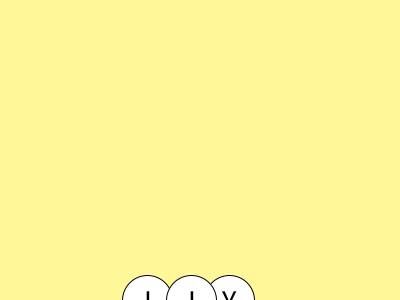
Frame 1 (no input)
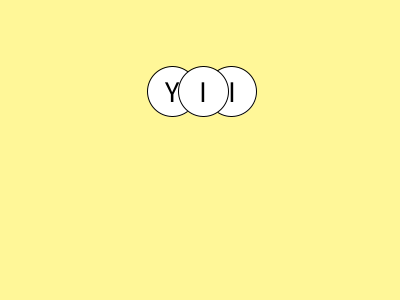
Frame 60 (the mouse pressed at the canvas centre just before this capture)
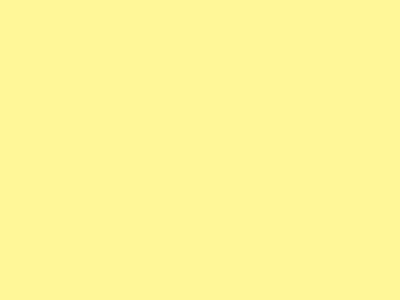
Frame 120 (the mouse held since frame 60 and released just before this capture)

The Processing sketch that drew these frames (run headless with seeded random() and noise(); from frame 60 on, the mouse is pressed at the canvas centre):

// Processing sketch: week08_class_muit_fruit_text_finall
// ── week08_class_muit_fruit_text_finall.pde
Fruit [] fruits; //變成陣列
void setup() {
  size(400, 300);
  fruits = new Fruit[3];
  for (int i=0; i<3; i++) {
    fruits[i]=new Fruit(this);
  }
}
void draw() {
  background(#FFF798);
  for (int i=0; i<3; i++) {
    fill(255);
    ellipse(fruits[i].x, fruits[i].y, 50, 50);
    textSize(30);//字體大小
    textAlign(CENTER, CENTER);///置中
    fill(0);
    text(fruits[i].c, fruits[i].x, fruits[i].y);//畫圓,去拿class裡的x,y
    fruits[i].update();//去拿class裡的update做變化
  }
}
void keyPressed() {
    for (int i=0; i<3; i++) {
      if ( keyCode == fruits[i].c) {  ///利用keyCode讀取鍵盤的字，去看是否一樣。
        fruits[i].reset(); //去拿class裡的reset做變化
      }
    }
}

// ── Fruit.pde
String line="ABCDEFGHIJKLMNOPQRSTUPWXYZ"; ///字的陣列
class Fruit{
   float x,y, vx, vy;
   boolean flying;
   char c;///水果對應到的字母
   PApplet sketch;///在class呼叫PApplet sketch的class為了Random可以使用
   Fruit(PApplet _sketch){///呼叫自己，來產生另外一顆水果
      sketch = _sketch;//設立sketch。
      reset(); 
   }
   void reset(){///設定水果位置
     x=sketch.random(100,300);
     y=300;
     vx=sketch.random(-2,2);
     vy=-13;
     flying=true;
     int i=int(random(26));
     c=line.charAt(i); ///c變數去對到陣列某個字母，要用charAt
   }
   void update(){///水果在飛的變化路徑
     x+=vx;
     y+=vy;
     vy+=0.98/3;
   }
}
